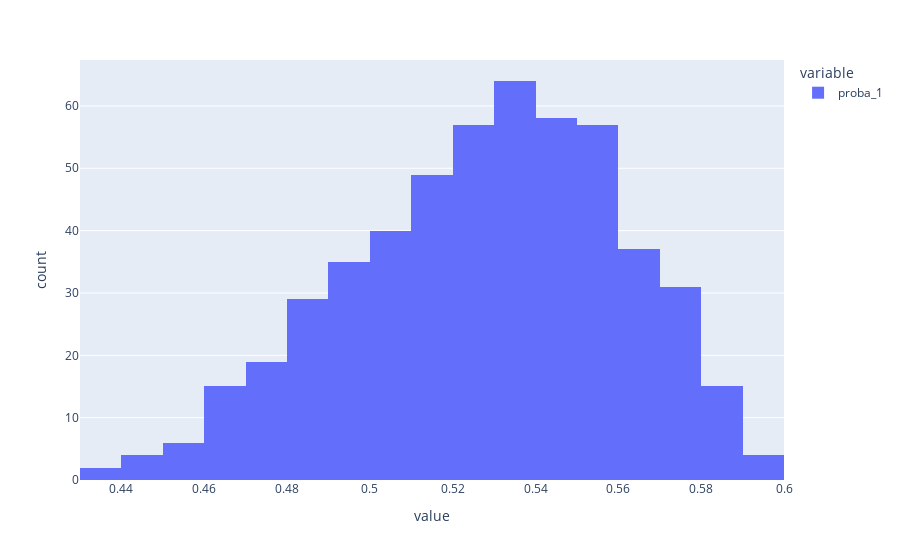

The code cell stored with this chart in its notebook:
### Code cell
px.histogram(logit_pca['proba_1'].dropna())

### Figure 1 — Plotly figure (JSON) as saved in the notebook; plotly's stock layout.template omitted (floating-point values rounded to 4 significant figures; data arrays with more than 128 entries replaced by an {"elided": "..."} marker saying what was removed)
{"data": [{"alignmentgroup": "True", "bingroup": "x", "hovertemplate": "variable=proba_1<br>value=%{x}<br>count=%{y}<extra></extra>", "legendgroup": "proba_1", "marker": {"color": "#636efa", "pattern": {"shape": ""}}, "name": "proba_1", "offsetgroup": "proba_1", "orientation": "v", "showlegend": true, "type": "histogram", "x": {"elided": "522 float values"}, "xaxis": "x", "yaxis": "y"}], "layout": {"autosize": true, "barmode": "relative", "legend": {"title": {"text": "variable"}, "tracegroupgap": 0}, "margin": {"t": 60}, "xaxis": {"anchor": "y", "autorange": true, "domain": [0, 1], "range": [0.43, 0.6], "title": {"text": "value"}, "type": "linear"}, "yaxis": {"anchor": "x", "autorange": true, "domain": [0, 1], "range": [0, 67.37], "title": {"text": "count"}}}}
